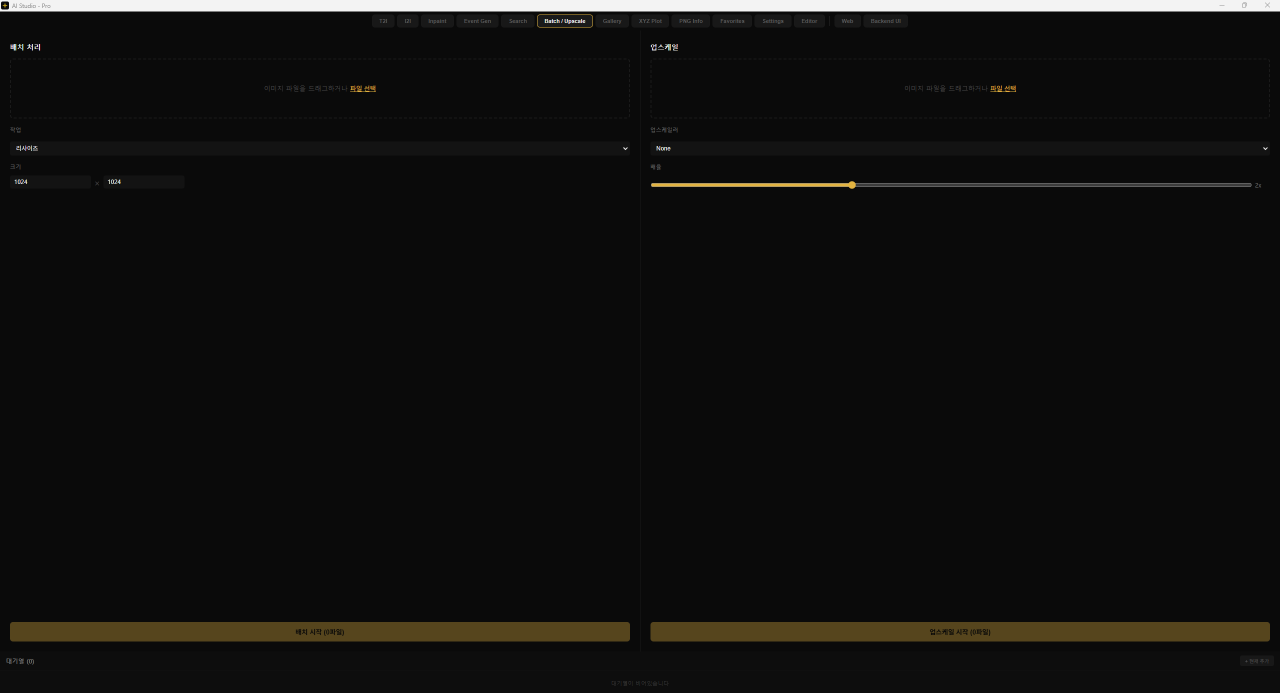
#> input picture ex/BatchAupscale.png, 2559 x 1385 px (shown at 1/2 size)
$ python -i editor_ops.py   (imports and definitions only)
#> lines starting #> are read from the running program, lines starting #| are printed output that depends on the picture
#> further down, picture is the input picture: shape (1385, 2559, 3); mean B, G, R 15.2, 16.4, 16.9
# core/editor_ops.py
"""에디터 이미지 연산 — 순수 함수(테스트 가능). Qt/브리지 의존 없음.

`ui/vue_bridge.py::_editor_process_impl`이 처리하지 못하던 오퍼레이션들의 실제 구현.
그동안 프론트가 보내던 `adv_color` / `auto_correct` / 필터 프리셋 / `flatten` /
`move_region` / `perspective`는 모든 elif를 통과해 **원본을 그대로 다시 저장**했다.
사용자 입장에선 "눌렀는데 아무 일도 안 남 + undo 스택만 늘어남"이었다.

입출력 규약
- 이미지는 OpenCV BGR 또는 BGRA (uint8) numpy 배열.
- 알파가 있으면 **보존**한다. 색 연산은 BGR 채널에만 적용한다.
  (`cv2.imread`가 기본으로 알파를 버리던 버그와 짝을 이루는 규약 — 배경 제거 후
   편집해도 투명도가 살아 있어야 한다.)
"""
import cv2
import numpy as np


# ── 알파 보존 헬퍼 ──────────────────────────────────────────────────────────

# [14 lines left out: functions split_alpha, merge_alpha, not called in this run]


def _preserve_alpha(fn):
    """BGR만 받는 함수를 BGRA에도 안전하게 적용."""
    def wrapper(img, *args, **kwargs):
        bgr, alpha = split_alpha(img)
        return merge_alpha(fn(bgr, *args, **kwargs), alpha)
    wrapper.__name__ = getattr(fn, '__name__', 'wrapped')
    wrapper.__doc__ = fn.__doc__
    return wrapper


def _clip8(arr) -> np.ndarray:
    return np.clip(arr, 0, 255).astype(np.uint8)


# [90 lines left out: functions _blend, auto_correct, adv_color, not called in this run]


# ── 필터 프리셋 (ColorPanel) ────────────────────────────────────────────────

def _f_grayscale(bgr):
    return cv2.cvtColor(cv2.cvtColor(bgr, cv2.COLOR_BGR2GRAY), cv2.COLOR_GRAY2BGR)


# [14 lines left out: function _f_sepia, not called in this run]


def _f_sharpen(bgr):
    kernel = np.array([[0, -1, 0], [-1, 5, -1], [0, -1, 0]], dtype=np.float32)
    return _clip8(cv2.filter2D(bgr, -1, kernel))


# [12 lines left out: functions _f_warm, _f_cool, not called in this run]


def _f_soft(bgr):
    return cv2.GaussianBlur(bgr, (0, 0), 2.0)


def _f_invert(bgr):
    return cv2.bitwise_not(bgr)


def _f_emboss(bgr):
    # 커널 합이 1이라 filter2D 결과가 이미 uint8로 잘린다 → float로 받아 +128 후 클리핑
    kernel = np.array([[-2, -1, 0], [-1, 1, 1], [0, 1, 2]], dtype=np.float32)
    embossed = cv2.filter2D(bgr.astype(np.float32), -1, kernel)
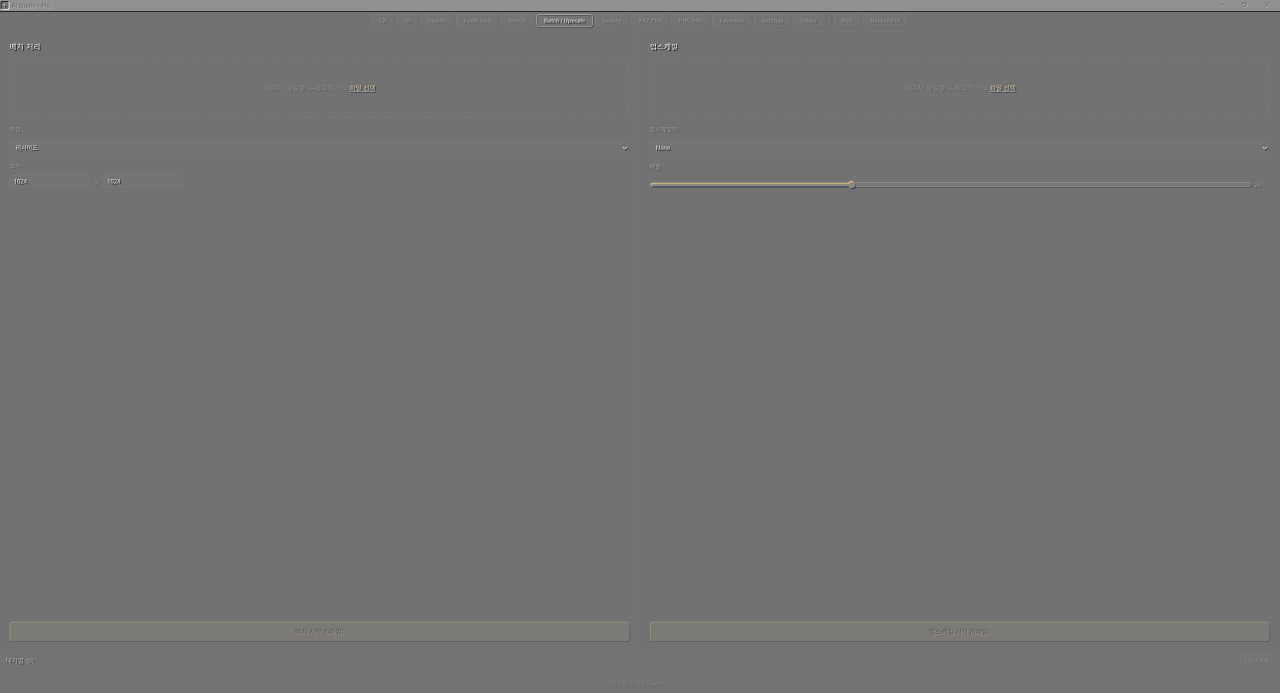
#> embossed: shape (1385, 2559, 3) float32 (shown at 1/2 size); mean B, G, R 13.5, 14.7, 15.3; drawn with min black and max white
    gray = cv2.cvtColor(_clip8(embossed + 128), cv2.COLOR_BGR2GRAY)
#> in _clip8, `return np.clip(arr, 0, 255).astype(np.uint8)`:
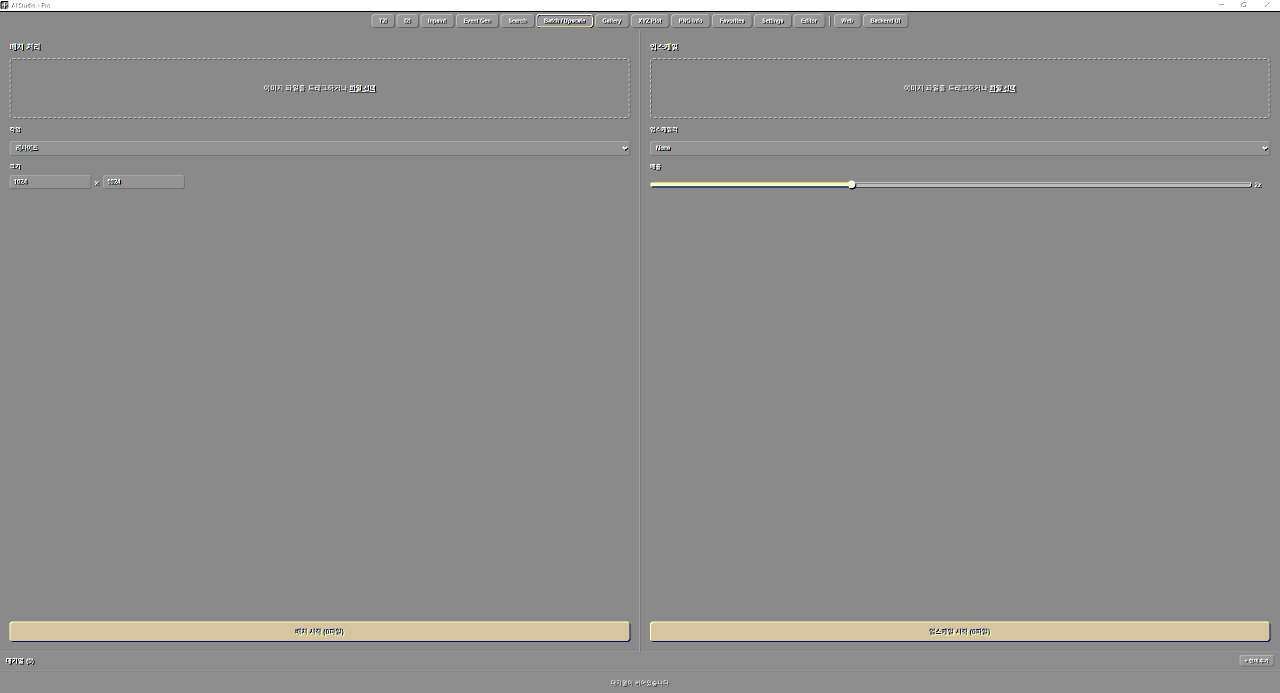
#> returned value: shape (1385, 2559, 3) (shown at 1/2 size); mean of channels 0, 1, 2 140.8, 141.8, 142.2; drawn as B, G, R
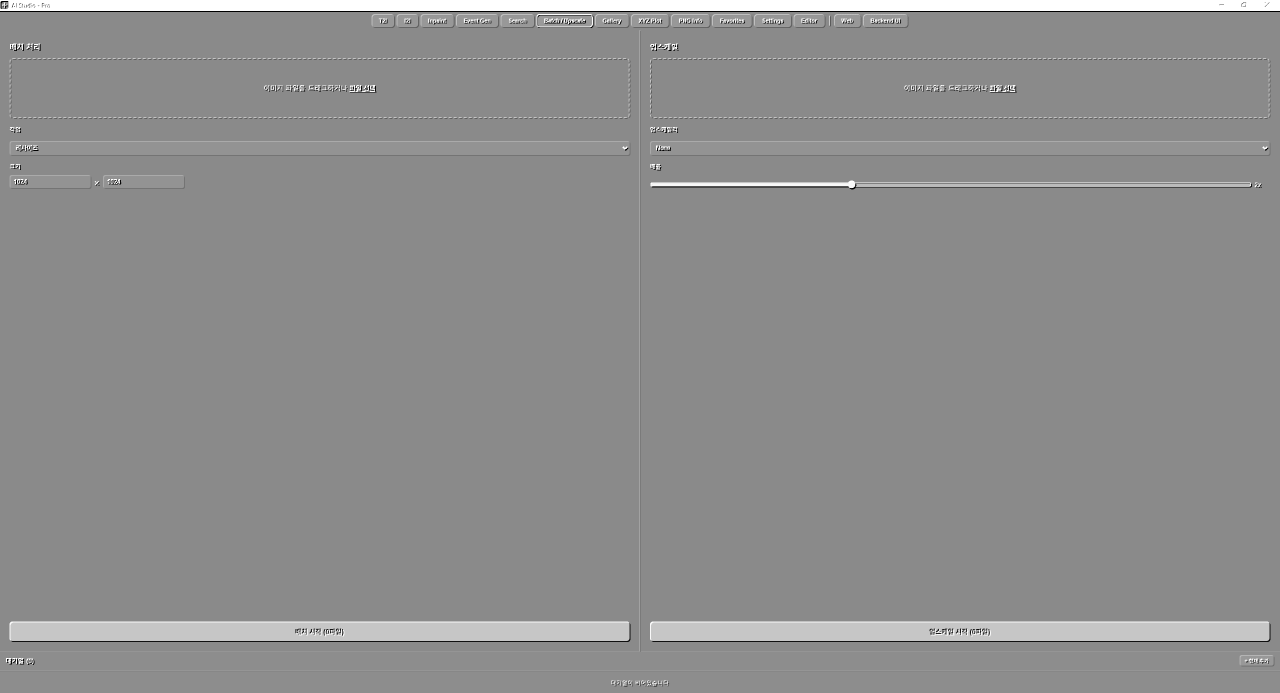
#> gray: shape (1385, 2559) (shown at 1/2 size); min 0, max 255, mean 141.8
    return cv2.cvtColor(gray, cv2.COLOR_GRAY2BGR)


# [24 lines left out: functions _f_sketch, _f_posterize, _f_vignette, not called in this run]


def _f_denoise(bgr):
    return cv2.fastNlMeansDenoisingColored(bgr, None, 7, 7, 7, 21)


# [4 lines left out: function _f_pixelart, not called in this run]


# ColorPanel.vue의 presets[].name 과 1:1 (이름이 어긋나면 필터가 조용히 죽는다)
FILTERS = {
    'grayscale': _f_grayscale,
    'sepia': _f_sepia,
    'sharpen': _f_sharpen,
    'warm': _f_warm,
    'cool': _f_cool,
    'soft': _f_soft,
    'invert': _f_invert,
    'emboss': _f_emboss,
    'sketch': _f_sketch,
    'posterize': _f_posterize,
    'vignette': _f_vignette,
    'denoise': _f_denoise,
    'pixelart': _f_pixelart,
}

FILTER_NAMES = tuple(FILTERS)

# 옵션을 받는 필터 — {옵션: (기본값, 최솟값, 최댓값)} 정수. ColorPanel 의 슬라이더 범위와 같다.
# 여기 있는 필터는 알파(가중 평균용)와 프리뷰 축소 배율(pixel_scale)도 함께 받는다.
FILTER_OPTIONS = {
    'pixelart': {'pixel_size': (8, 2, 64), 'colors': (16, 0, 64)},
}


# [176 lines left out: functions _filter_options, apply_filter, _fill_hole, heal, move_region, perspective and 1 more, not called in this run]

>>> import cv2
>>> picture = cv2.imread('../ex/BatchAupscale.png')
>>> result = _f_emboss(picture)

$ run again, on ex/Gallery.png
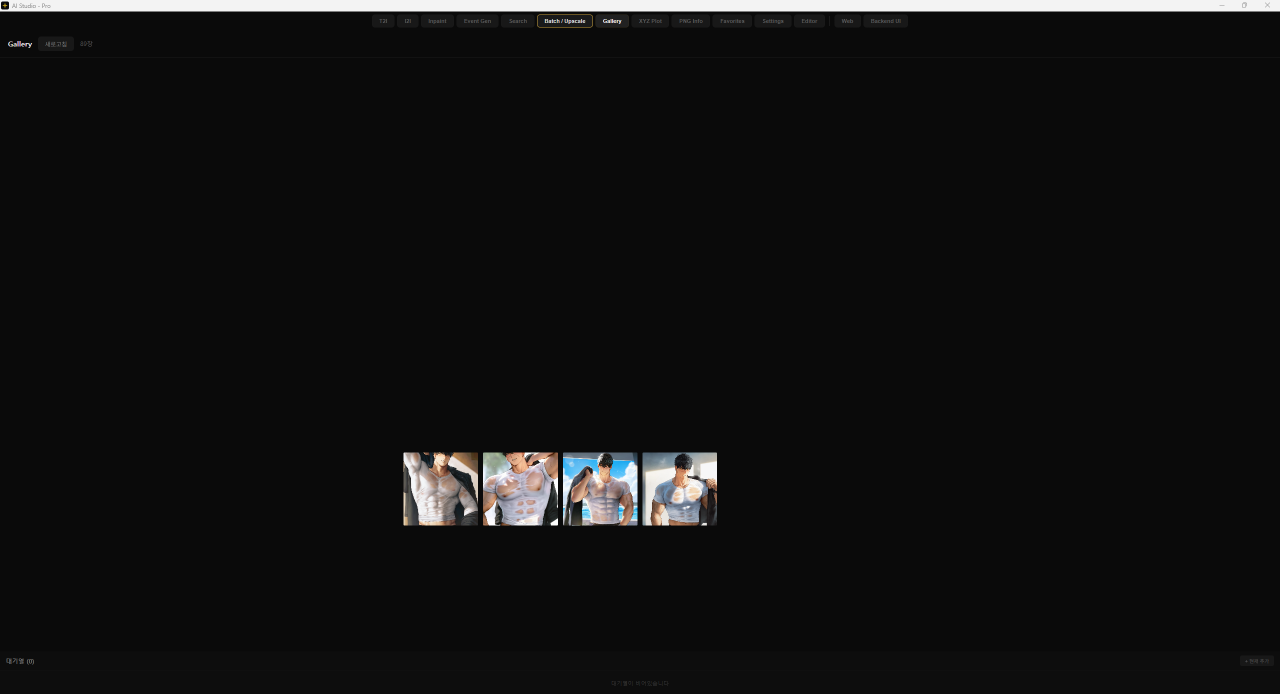
#> input picture ex/Gallery.png, 2559 x 1388 px (shown at 1/2 size)
#> picture is the input picture: shape (1388, 2559, 3); mean B, G, R 17.6, 17.7, 17.8
#> in _f_emboss, `embossed = cv2.filter2D(bgr.astype(np.float32), -1, kernel)`:
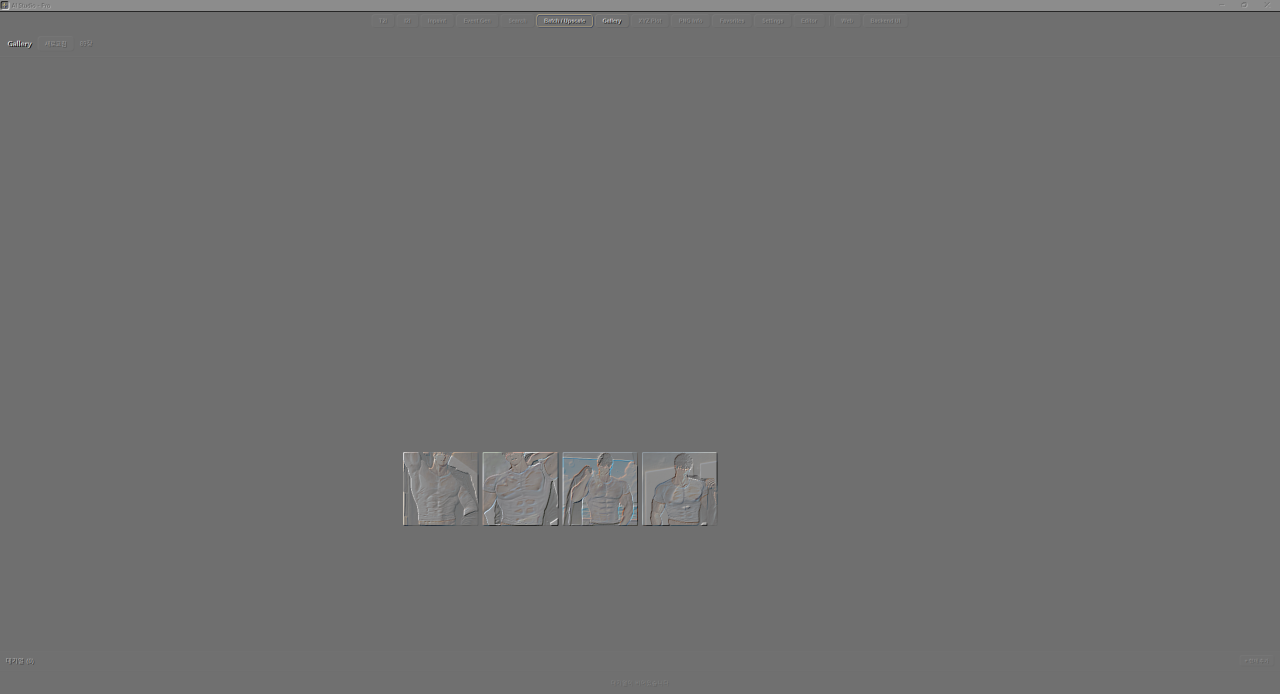
#> embossed: shape (1388, 2559, 3) float32 (shown at 1/2 size); mean B, G, R 16, 16.1, 16.2; drawn with min black and max white
#> in _clip8, `return np.clip(arr, 0, 255).astype(np.uint8)`:
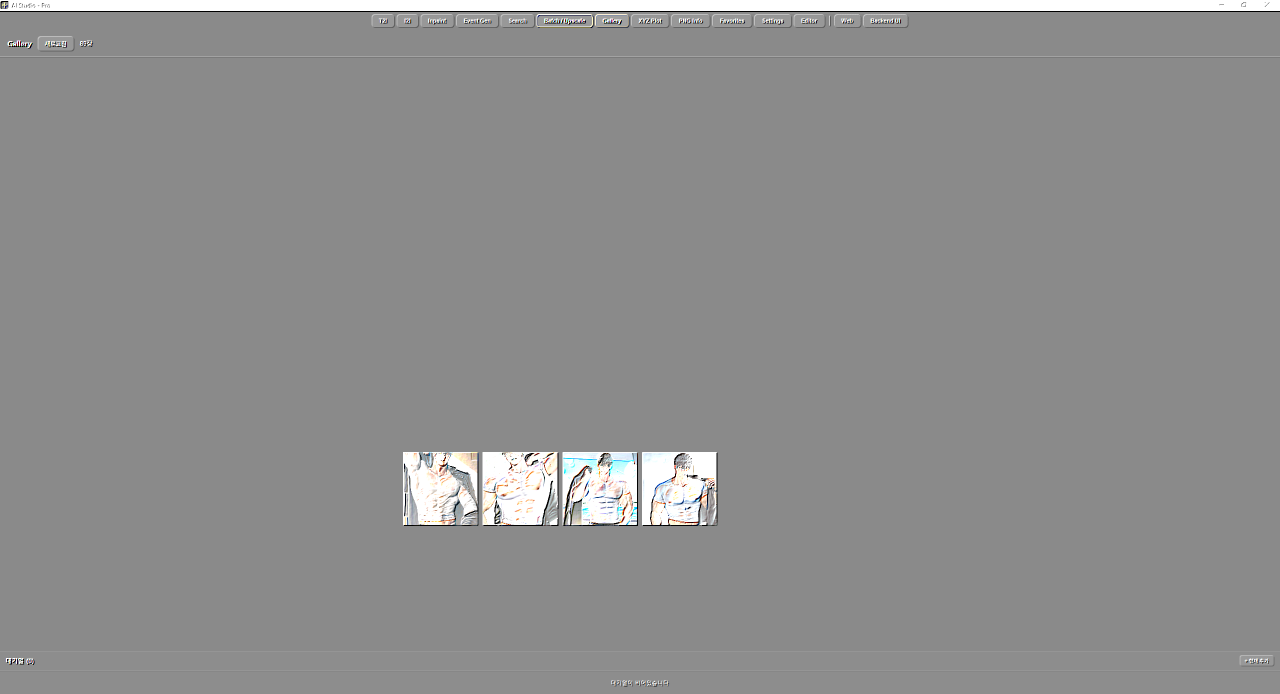
#> returned value: shape (1388, 2559, 3) (shown at 1/2 size); mean of channels 0, 1, 2 142, 142, 142; drawn as B, G, R
